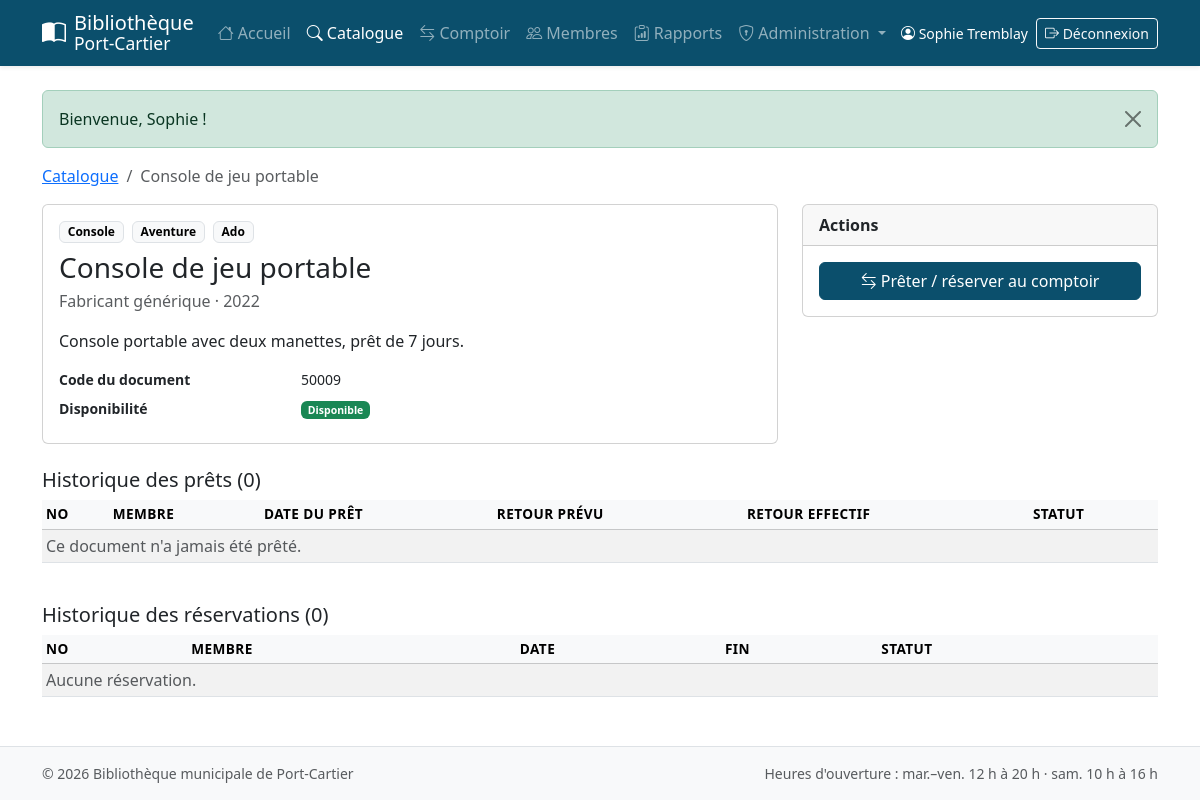
The page /document.php?code=50009 (signed in) on the database as committed earlier.
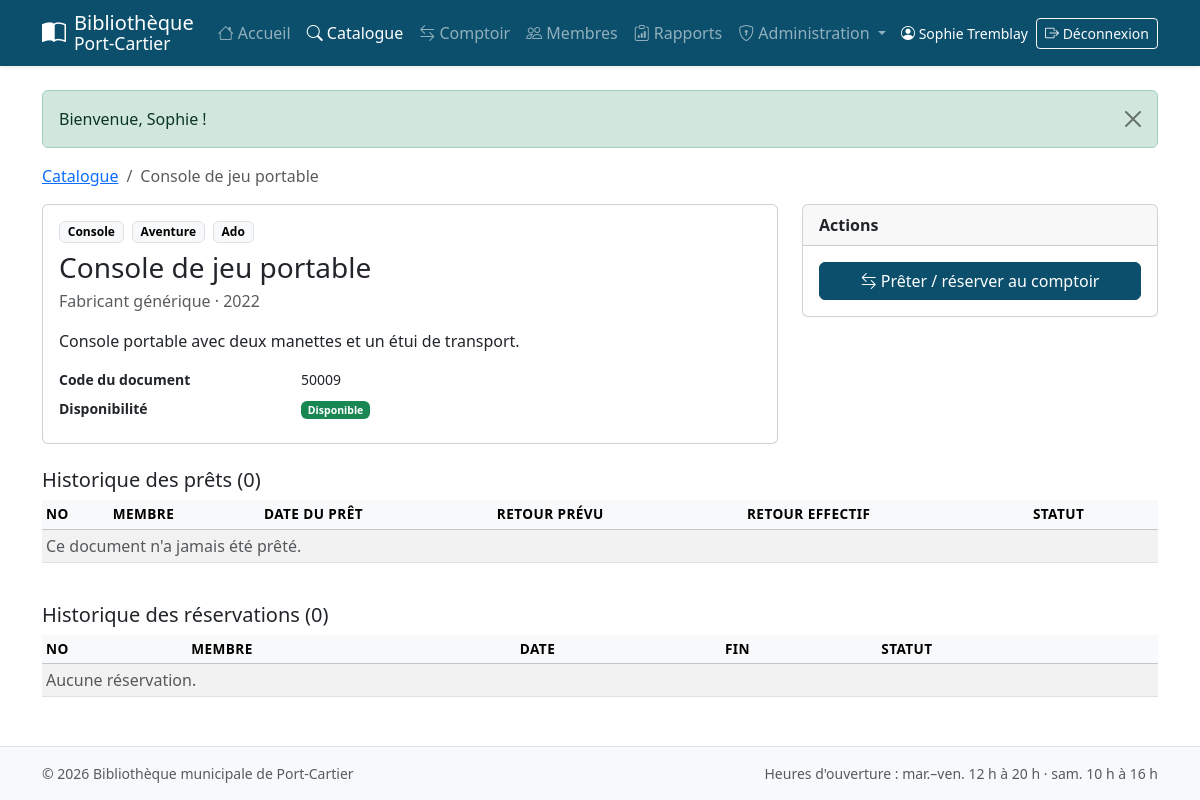
The same page on the database as committed later.
### tables this page shows
CREATE TABLE document (
  code_document     INT AUTO_INCREMENT PRIMARY KEY,
  titre             VARCHAR(200) NOT NULL,
  auteur            VARCHAR(150) NOT NULL,           
  annee_publication SMALLINT     NULL,
  id_categorie      INT          NOT NULL,
  type_public       ENUM('enfant','ado','adulte') NOT NULL,
  id_genre          INT          NOT NULL,
  description       TEXT         NULL,
  isbn              VARCHAR(17)  NULL UNIQUE,        
  CONSTRAINT fk_doc_categorie FOREIGN KEY (id_categorie) REFERENCES categorie(id_categorie),
  CONSTRAINT fk_doc_genre     FOREIGN KEY (id_genre)     REFERENCES genre(id_genre),
  INDEX idx_doc_titre (titre),
  INDEX idx_doc_auteur (auteur)
);

CREATE TABLE categorie (
  id_categorie INT AUTO_INCREMENT PRIMARY KEY,
  nom          VARCHAR(50) NOT NULL UNIQUE
);

CREATE TABLE genre (
  id_genre INT AUTO_INCREMENT PRIMARY KEY,
  nom      VARCHAR(50) NOT NULL UNIQUE
);

### includes/init.php (called while the page is built, shortened)
<?php
require_once __DIR__ . '/db.php';
require_once __DIR__ . '/functions.php';
require_once __DIR__ . '/biblio.php';
function utilisateur(): ?array
{
    return $_SESSION['user'] ?? null;
}
function role(): ?string
{
    return $_SESSION['user']['role'] ?? null;
}
function est_membre(): bool    { return role() === 'membre'; }
function est_personnel(): bool { return in_array(role(), ['employe', 'admin'], true); }
function est_admin(): bool     { return role() === 'admin'; }

### includes/functions.php (called while the page is built, shortened)
<?php
function e($valeur): string
{
    return htmlspecialchars((string)($valeur ?? ''), ENT_QUOTES, 'UTF-8');
}
function flashes(): array
{
    $f = $_SESSION['flash'] ?? [];
    return $f;
}

### includes/db.php (called while the page is built)
<?php
function db(): PDO
{
    static $pdo = null;
    if ($pdo === null) {
        $dsn = 'mysql:host=' . DB_HOST . ';port=' . DB_PORT . ';dbname=' . DB_NAME . ';charset=utf8mb4';
        try {
            $pdo = new PDO($dsn, DB_USER, DB_PASS, [
                PDO::ATTR_ERRMODE            => PDO::ERRMODE_EXCEPTION,
                PDO::ATTR_DEFAULT_FETCH_MODE => PDO::FETCH_ASSOC,
                PDO::ATTR_EMULATE_PREPARES   => false,
            ]);
        } catch (PDOException $e) {
            error_log('Connexion BD impossible : ' . $e->getMessage());
            http_response_code(500);
            exit('<h1>Service indisponible</h1><p>Impossible de se connecter à la base de données. '
               . 'Vérifiez que MySQL est démarré et que <code>config.php</code> est bien configuré.</p>');
        }
    }
    return $pdo;
}

### document.php (the view, shortened to what this page needs)
<?php
require 'includes/init.php';
$code = (int)($_GET['code'] ?? 0);
$doc  = trouver_document($code);
$pret  = pret_actif($code);
$res   = reservation_active($code);
$moi   = (int)utilisateur()['code'];
if (est_personnel()) {
    $st = db()->prepare("SELECT p.*, m.nom, m.prenom FROM pret p JOIN membre m ON m.code_membre = p.code_membre
                          WHERE p.code_document = ? ORDER BY p.date_pret DESC, p.id_pret DESC");
    $st->execute([$code]);
    $historiquePrets = $st->fetchAll();
    $st = db()->prepare("SELECT r.*, m.nom, m.prenom FROM reservation r JOIN membre m ON m.code_membre = r.code_membre
                          WHERE r.code_document = ? ORDER BY r.date_reservation DESC");
    $st->execute([$code]);
    $historiqueRes = $st->fetchAll();
}
$statutDoc = ['pret_membre' => $pret['code_membre'] ?? null, 'pret_retour_prevu' => $pret['date_retour_prevue'] ?? null,
              'res_membre' => $res['code_membre'] ?? null];
$retourUrl  = 'document.php?code=' . $code;
require 'includes/header.php';
?>
<nav aria-label="fil d'Ariane"><ol class="breadcrumb">
  <li class="breadcrumb-item"><a href="recherche.php">Catalogue</a></li>
  <li class="breadcrumb-item active" aria-current="page"><?= e($doc['titre']) ?></li>
</ol></nav>
<div class="row g-4">
  <div class="col-12 col-lg-8">
    <div class="card">
      <div class="card-body">
        <div class="d-flex flex-wrap gap-2 mb-2">
          <span class="badge text-bg-light border"><?= e($doc['categorie']) ?></span>
          <span class="badge text-bg-light border"><?= e($doc['genre']) ?></span>
          <span class="badge text-bg-light border text-capitalize"><?= e($doc['type_public']) ?></span>
        </div>
        <h1 class="h3 mb-1"><?= e($doc['titre']) ?></h1>
        <p class="text-muted"><?= e($doc['auteur']) ?><?= $doc['annee_publication'] ? ' · ' . (int)$doc['annee_publication'] : '' ?></p>
        <p><?= nl2br(e($doc['description'] ?: 'Aucune description.')) ?></p>
        <dl class="row small mb-0">
          <dt class="col-sm-4">Code du document</dt><dd class="col-sm-8"><?= $code ?></dd>
          <dt class="col-sm-4">Disponibilité</dt><dd class="col-sm-8"><?= badge_statut($statutDoc) ?></dd>
        </dl>
      </div>
    </div>
  </div>
  <div class="col-12 col-lg-4">
    <div class="card">
      <div class="card-header fw-semibold">Actions</div>
      <div class="card-body d-grid gap-2">
        <?php if (est_membre()): ?>
          <?php if (!$pret && (!$res || (int)$res['code_membre'] === $moi)): ?>
            <form action="actions.php" method="post" class="d-grid" data-confirm="Emprunter ce document pour <?= DUREE_PRET_JOURS ?> jours ?">
              <?= csrf_field() ?><input type="hidden" name="action" value="pret">
              <input type="hidden" name="code_document" value="<?= $code ?>"><input type="hidden" name="retour" value="<?= $retourUrl ?>">
              <button class="btn btn-success"><i class="bi bi-journal-arrow-up"></i> Emprunter</button>
            </form>
          <?php endif; ?>
          <?php if (!$res && (!$pret || (int)$pret['code_membre'] !== $moi)): ?>
            <form action="actions.php" method="post" class="d-grid">
              <?= csrf_field() ?><input type="hidden" name="action" value="reserver">
              <input type="hidden" name="code_document" value="<?= $code ?>"><input type="hidden" name="retour" value="<?= $retourUrl ?>">
              <button class="btn btn-outline-primary"><i class="bi bi-bookmark-plus"></i> Réserver</button>
            </form>
          <?php endif; ?>
          <?php if ($pret && (int)$pret['code_membre'] === $moi): ?>
            <div class="alert alert-light border small mb-0">Vous avez ce document en main. Retour prévu le <strong><?= date_fr($pret['date_retour_prevue']) ?></strong>.</div>
          <?php elseif ($res && (int)$res['code_membre'] === $moi): ?>
            <div class="alert alert-info small mb-0">Ce document est réservé à votre nom.</div>
          <?php elseif ($res): ?>
            <div class="alert alert-light border small mb-0">Ce document est déjà réservé par un autre membre.</div>
          <?php endif; ?>
        <?php else: ?>
          <a href="comptoir.php?doc=<?= $code ?>" class="btn btn-biblio"><i class="bi bi-arrow-left-right"></i> Prêter / réserver au comptoir</a>
        <?php endif; ?>
      </div>
    </div>
  </div>
</div>
<?php if (est_personnel()): ?>
  <h2 class="h5 mt-4">Historique des prêts (<?= count($historiquePrets) ?>)</h2>
  <div class="table-responsive">
    <table class="table table-sm table-striped align-middle">
      <thead class="table-light"><tr><th>No</th><th>Membre</th><th>Date du prêt</th><th>Retour prévu</th><th>Retour effectif</th><th>Statut</th></tr></thead>
      <tbody>
      <?php if (!$historiquePrets): ?><tr><td colspan="6" class="text-muted">Ce document n'a jamais été prêté.</td></tr><?php endif; ?>
      </tbody>
    </table>
  </div>
  <h2 class="h5 mt-4">Historique des réservations (<?= count($historiqueRes) ?>)</h2>
  <div class="table-responsive">
    <table class="table table-sm table-striped align-middle">
      <thead class="table-light"><tr><th>No</th><th>Membre</th><th>Date</th><th>Fin</th><th>Statut</th></tr></thead>
      <tbody>
      <?php if (!$historiqueRes): ?><tr><td colspan="5" class="text-muted">Aucune réservation.</td></tr><?php endif; ?>
      </tbody>
    </table>
  </div>
<?php endif; ?>
<?php require 'includes/footer.php'; ?>

### includes/header.php (shortened to what this page needs)
<?php
$page  = basename($_SERVER['SCRIPT_NAME']);
$u     = utilisateur();
$actif = fn(string ...$p) => in_array($page, $p, true) ? ' active" aria-current="page' : '';
?>
<!doctype html>
<html lang="fr-CA">
<head>
  <link rel="stylesheet" href="assets/vendor/bootstrap/css/bootstrap.min.css">
  <link rel="stylesheet" href="assets/vendor/bootstrap-icons/bootstrap-icons.min.css">
  <link rel="stylesheet" href="assets/css/style.css">
</head>
<body class="d-flex flex-column min-vh-100">
<nav class="navbar navbar-expand-xl navbar-dark bg-biblio shadow-sm d-print-none">
  <div class="container">
    <a class="navbar-brand d-flex align-items-center gap-2" href="index.php">
      <i class="bi bi-book-half fs-4"></i>
      <span class="lh-1">Bibliothèque<br><small class="fw-light">Port-Cartier</small></span>
    </a>
    <div class="collapse navbar-collapse" id="menu">
      <ul class="navbar-nav me-auto">
        <li class="nav-item"><a class="nav-link<?= $actif('index.php') ?>" href="index.php"><i class="bi bi-house"></i> Accueil</a></li>
        <li class="nav-item"><a class="nav-link<?= $actif('recherche.php', 'document.php') ?>" href="recherche.php"><i class="bi bi-search"></i> Catalogue</a></li>
        <?php if (est_personnel()): ?>
          <li class="nav-item"><a class="nav-link<?= $actif('comptoir.php') ?>" href="comptoir.php"><i class="bi bi-arrow-left-right"></i> Comptoir</a></li>
          <li class="nav-item"><a class="nav-link<?= $actif('membres.php', 'membre.php') ?>" href="membres.php"><i class="bi bi-people"></i> Membres</a></li>
          <li class="nav-item"><a class="nav-link<?= $actif('rapports.php') ?>" href="rapports.php"><i class="bi bi-clipboard-data"></i> Rapports</a></li>
        <?php endif; ?>
        <?php if (est_admin()): ?>
          <li class="nav-item dropdown">
            <a class="nav-link dropdown-toggle<?= $actif('admin_membre.php', 'admin_employe.php') ?>" href="#" role="button" data-bs-toggle="dropdown" aria-expanded="false">
              <i class="bi bi-shield-lock"></i> Administration
            </a>
          </li>
        <?php endif; ?>
      </ul>
      <?php if ($u): ?>
        <div class="d-flex align-items-center gap-2 text-white mt-2 mt-xl-0">
          <span class="small text-nowrap">
            <i class="bi bi-person-circle"></i> <?= e($u['prenom'] . ' ' . $u['nom']) ?>
          </span>
          <a class="btn btn-sm btn-outline-light text-nowrap" href="logout.php"><i class="bi bi-box-arrow-right"></i> Déconnexion</a>
        </div>
      <?php endif; ?>
    </div>
  </div>
</nav>
<main class="container my-4 flex-grow-1">
  <?php foreach (flashes() as $f): ?>
    <div class="alert alert-<?= e($f['type']) ?> alert-dismissible fade show" role="alert">
      <?= nl2br(e($f['msg'])) ?>
      <button type="button" class="btn-close" data-bs-dismiss="alert" aria-label="Fermer"></button>
    </div>
  <?php endforeach; ?>

### includes/biblio.php (shortened to what this page needs)
<?php
function trouver_document(int $code): ?array
{
    $st = db()->prepare(
        'SELECT d.*, c.nom AS categorie, g.nom AS genre
           FROM document d
           JOIN categorie c ON c.id_categorie = d.id_categorie
           JOIN genre g     ON g.id_genre     = d.id_genre
          WHERE d.code_document = ?'
    );
    $st->execute([$code]);
    return $st->fetch() ?: null;
}
function pret_actif(int $codeDoc): ?array
{
    $st = db()->prepare(
        "SELECT p.*, m.nom, m.prenom
           FROM pret p JOIN membre m ON m.code_membre = p.code_membre
          WHERE p.code_document = ? AND p.statut = 'actif'
          LIMIT 1"
    );
    $st->execute([$codeDoc]);
    return $st->fetch() ?: null;
}
function reservation_active(int $codeDoc): ?array
{
    $st = db()->prepare(
        "SELECT r.*, m.nom, m.prenom, m.telephone
           FROM reservation r JOIN membre m ON m.code_membre = r.code_membre
          WHERE r.code_document = ? AND r.statut = 'active'
          ORDER BY r.date_reservation
          LIMIT 1"
    );
    $st->execute([$codeDoc]);
    return $st->fetch() ?: null;
}
function badge_statut(array $doc): string
{
    return '<span class="badge text-bg-success">Disponible</span>';
}

### includes/footer.php (shortened to what this page needs)
</main>
<footer class="bg-light border-top py-3 mt-auto d-print-none">
  <div class="container small text-muted d-flex flex-column flex-md-row justify-content-between gap-1">
    <span>&copy; <?= date('Y') ?> Bibliothèque municipale de Port-Cartier</span>
    <span>Heures d'ouverture : mar.–ven. 12 h à 20 h · sam. 10 h à 16 h</span>
  </div>
</footer>
</body>
</html>

### assets/css/style.css (style rules this page uses)
:root { --biblio-bleu: #0b4f6c; --biblio-bleu-fonce: #083a50; --biblio-sable: #f5efe6; }
.navbar-nav .nav-link { white-space: nowrap; }
.bg-biblio { background-color: var(--biblio-bleu) !important; }
.btn-biblio { --bs-btn-bg: var(--biblio-bleu); --bs-btn-border-color: var(--biblio-bleu); --bs-btn-hover-bg: var(--biblio-bleu-fonce); --bs-btn-hover-border-color: var(--biblio-bleu-fonce); --bs-btn-color: #fff; --bs-btn-hover-color: #fff; }
.table thead th { white-space: nowrap; font-size: .85rem; text-transform: uppercase; letter-spacing: .03em; }

Rows that differ between the two databases and show on the page:
changed document "Console de jeu portable": description "Console portable avec deux manettes, prêt de 7 jours." → "Console portable avec deux manettes et un étui de transport."
